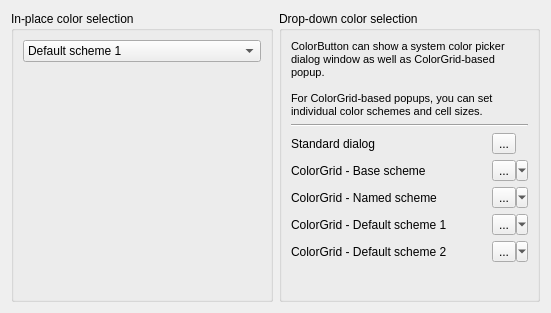
<?xml version="1.0" encoding="UTF-8"?>
<ui version="4.0">
 <class>MainWindow</class>
 <widget class="QWidget" name="MainWindow">
  <property name="geometry">
   <rect>
    <x>0</x>
    <y>0</y>
    <width>551</width>
    <height>313</height>
   </rect>
  </property>
  <property name="windowTitle">
   <string>ColorGrid Example</string>
  </property>
  <layout class="QHBoxLayout" name="horizontalLayout">
   <item>
    <widget class="QGroupBox" name="groupBox">
     <property name="title">
      <string>In-place color selection</string>
     </property>
     <layout class="QGridLayout" name="gridLayout">
      <item row="1" column="0">
       <widget class="QSint::ColorGrid" name="ColorGrid1" native="true"/>
      </item>
      <item row="0" column="0">
       <widget class="QComboBox" name="ColorGrid1SchemeCombo">
        <item>
         <property name="text">
          <string>Default scheme 1</string>
         </property>
        </item>
        <item>
         <property name="text">
          <string>Default scheme 2</string>
         </property>
        </item>
        <item>
         <property name="text">
          <string>Base scheme (16 colors)</string>
         </property>
        </item>
        <item>
         <property name="text">
          <string>Named scheme</string>
         </property>
        </item>
       </widget>
      </item>
     </layout>
    </widget>
   </item>
   <item>
    <widget class="QGroupBox" name="groupBox_2">
     <property name="title">
      <string>Drop-down color selection</string>
     </property>
     <layout class="QGridLayout" name="gridLayout_2">
      <item row="2" column="0">
       <widget class="QLabel" name="label">
        <property name="text">
         <string>Standard dialog</string>
        </property>
       </widget>
      </item>
      <item row="2" column="2">
       <widget class="QSint::ColorButton" name="ColorPopup1">
        <property name="text">
         <string>...</string>
        </property>
       </widget>
      </item>
      <item row="3" column="0" colspan="2">
       <widget class="QLabel" name="label_2">
        <property name="text">
         <string>ColorGrid - Base scheme</string>
        </property>
       </widget>
      </item>
      <item row="3" column="2">
       <widget class="QSint::ColorButton" name="ColorPopup2">
        <property name="text">
         <string>...</string>
        </property>
        <property name="popupMode">
         <enum>QToolButton::MenuButtonPopup</enum>
        </property>
       </widget>
      </item>
      <item row="4" column="0" colspan="2">
       <widget class="QLabel" name="label_3">
        <property name="text">
         <string>ColorGrid - Named scheme</string>
        </property>
       </widget>
      </item>
      <item row="4" column="2">
       <widget class="QSint::ColorButton" name="ColorPopup3">
        <property name="text">
         <string>...</string>
        </property>
        <property name="popupMode">
         <enum>QToolButton::MenuButtonPopup</enum>
        </property>
        <property name="toolButtonStyle">
         <enum>Qt::ToolButtonTextBesideIcon</enum>
        </property>
       </widget>
      </item>
      <item row="5" column="0" colspan="2">
       <widget class="QLabel" name="label_4">
        <property name="text">
         <string>ColorGrid - Default scheme 1</string>
        </property>
       </widget>
      </item>
      <item row="5" column="2">
       <widget class="QSint::ColorButton" name="ColorPopup4">
        <property name="text">
         <string>...</string>
        </property>
        <property name="popupMode">
         <enum>QToolButton::MenuButtonPopup</enum>
        </property>
        <property name="toolButtonStyle">
         <enum>Qt::ToolButtonTextUnderIcon</enum>
        </property>
       </widget>
      </item>
      <item row="6" column="0" colspan="2">
       <widget class="QLabel" name="label_5">
        <property name="text">
         <string>ColorGrid - Default scheme 2</string>
        </property>
       </widget>
      </item>
      <item row="6" column="2">
       <widget class="QSint::ColorButton" name="ColorPopup5">
        <property name="text">
         <string>...</string>
        </property>
        <property name="popupMode">
         <enum>QToolButton::MenuButtonPopup</enum>
        </property>
        <property name="toolButtonStyle">
         <enum>Qt::ToolButtonTextOnly</enum>
        </property>
       </widget>
      </item>
      <item row="7" column="1">
       <spacer name="verticalSpacer">
        <property name="orientation">
         <enum>Qt::Vertical</enum>
        </property>
        <property name="sizeHint" stdset="0">
         <size>
          <width>94</width>
          <height>54</height>
         </size>
        </property>
       </spacer>
      </item>
      <item row="0" column="0" colspan="3">
       <widget class="QLabel" name="label_6">
        <property name="text">
         <string>&lt;!DOCTYPE HTML PUBLIC &quot;-//W3C//DTD HTML 4.0//EN&quot; &quot;http://www.w3.org/TR/REC-html40/strict.dtd&quot;&gt;
&lt;html&gt;&lt;head&gt;&lt;meta name=&quot;qrichtext&quot; content=&quot;1&quot; /&gt;&lt;style type=&quot;text/css&quot;&gt;
p, li { white-space: pre-wrap; }
&lt;/style&gt;&lt;/head&gt;&lt;body style=&quot; font-family:'MS Shell Dlg 2'; font-size:8.25pt; font-weight:400; font-style:normal;&quot;&gt;
&lt;p style=&quot; margin-top:0px; margin-bottom:0px; margin-left:0px; margin-right:0px; -qt-block-indent:0; text-indent:0px;&quot;&gt;&lt;span style=&quot; font-size:8pt;&quot;&gt;ColorButton can show a system color picker dialog window as well as ColorGrid-based popup.&lt;/span&gt;&lt;/p&gt;
&lt;p style=&quot;-qt-paragraph-type:empty; margin-top:0px; margin-bottom:0px; margin-left:0px; margin-right:0px; -qt-block-indent:0; text-indent:0px; font-size:8pt;&quot;&gt;&lt;/p&gt;
&lt;p style=&quot; margin-top:0px; margin-bottom:0px; margin-left:0px; margin-right:0px; -qt-block-indent:0; text-indent:0px;&quot;&gt;&lt;span style=&quot; font-size:8pt;&quot;&gt;For ColorGrid-based popups, you can set individual color schemes and cell sizes.&lt;/span&gt;&lt;/p&gt;&lt;/body&gt;&lt;/html&gt;</string>
        </property>
        <property name="wordWrap">
         <bool>true</bool>
        </property>
       </widget>
      </item>
      <item row="1" column="0" colspan="3">
       <widget class="Line" name="line">
        <property name="orientation">
         <enum>Qt::Horizontal</enum>
        </property>
       </widget>
      </item>
     </layout>
    </widget>
   </item>
  </layout>
 </widget>
 <customwidgets>
  <customwidget>
   <class>QSint::ColorGrid</class>
   <extends>QWidget</extends>
   <header location="global">QSintWidgets</header>
   <container>1</container>
  </customwidget>
  <customwidget>
   <class>QSint::ColorButton</class>
   <extends>QToolButton</extends>
   <header location="global">QSintWidgets</header>
  </customwidget>
 </customwidgets>
 <resources/>
 <connections/>
</ui>
